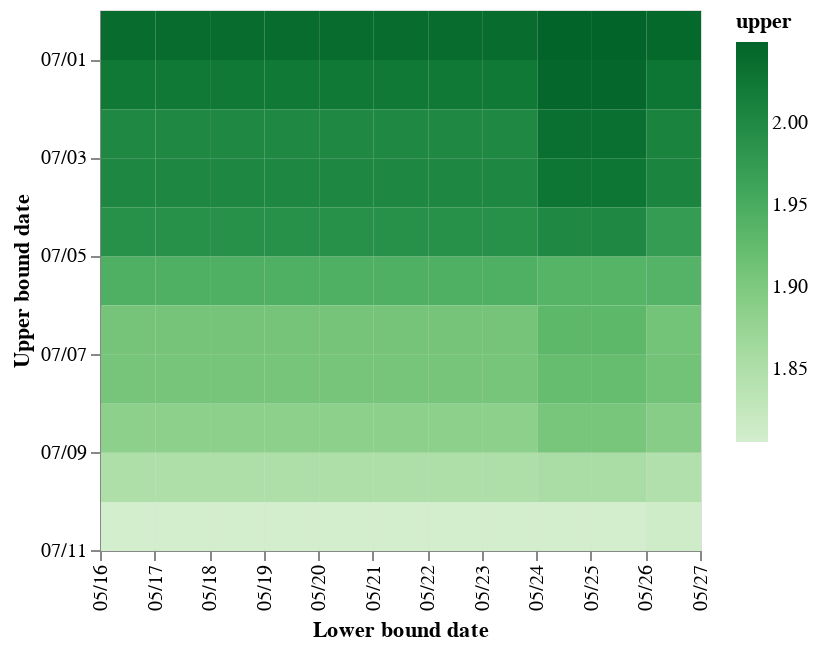

Notebook code for this chart:
### Code cell
heatmap = alt.Chart(Df_stats.loc[lambda d: d['var']=='R0', ['date_lower', 'date_upper', 'q97.5']].rename(columns={'q97.5':'upper'})).mark_rect().encode(
    x=alt.X('yearmonthdate(date_lower)', title="Lower bound date", axis=alt.Axis(format='%m/%d', labelAngle=-90)),
    y=alt.Y('yearmonthdate(date_upper)', title="Upper bound date", axis=alt.Axis(format='%m/%d', labelAngle=0), scale=alt.Scale(reverse=True)),
    color=alt.Color('upper:Q', scale=alt.Scale(scheme='greens', reverse=False), title="upper") #tealblues
)

Df_stats_ = Df_stats.loc[lambda d: d['var']=='R0', ['date_lower', 'date_upper', 'q97.5']]
print("Min upper:", Df_stats_['q97.5'].min())
print("Max upper:", Df_stats_['q97.5'].max())

chart = alt.layer(heatmap).properties(width=wd_, height=ht_)
save_chart(chart, f'../../figures/sensitivity-Re-upper.svg')
chart

### Figure 1 — Vega-Lite specification as saved in the notebook (floating-point values rounded to 4 significant figures)
{"config": {"view": {"continuousWidth": 300, "continuousHeight": 300}}, "layer": [{"mark": {"type": "rect"}, "encoding": {"color": {"field": "upper", "scale": {"reverse": false, "scheme": "greens"}, "title": "upper", "type": "quantitative"}, "x": {"axis": {"format": "%m/%d", "labelAngle": -90}, "field": "date_lower", "timeUnit": "yearmonthdate", "title": "Lower bound date", "type": "temporal"}, "y": {"axis": {"format": "%m/%d", "labelAngle": 0}, "field": "date_upper", "scale": {"reverse": true}, "timeUnit": "yearmonthdate", "title": "Upper bound date", "type": "temporal"}}}], "data": {"name": "data-462f70633cfc151ec483b951592c3c97"}, "height": 270, "width": 300, "$schema": "https://vega.github.io/schema/vega-lite/v5.14.1.json", "datasets": {"data-462f70633cfc151ec483b951592c3c97": [{"date_lower": "2023-05-24T00:00:00", "date_upper": "2023-06-30T00:00:00", "upper": 2.049}, {"date_lower": "2023-05-24T00:00:00", "date_upper": "2023-07-01T00:00:00", "upper": 2.045}, {"date_lower": "2023-05-24T00:00:00", "date_upper": "2023-07-02T00:00:00", "upper": 2.033}, {"date_lower": "2023-05-24T00:00:00", "date_upper": "2023-07-03T00:00:00", "upper": 2.026}, {"date_lower": "2023-05-24T00:00:00", "date_upper": "2023-07-04T00:00:00", "upper": 2.002}, {"date_lower": "2023-05-24T00:00:00", "date_upper": "2023-07-05T00:00:00", "upper": 1.937}, {"date_lower": "2023-05-24T00:00:00", "date_upper": "2023-07-06T00:00:00", "upper": 1.931}, {"date_lower": "2023-05-24T00:00:00", "date_upper": "2023-07-07T00:00:00", "upper": 1.922}, {"date_lower": "2023-05-24T00:00:00", "date_upper": "2023-07-08T00:00:00", "upper": 1.906}, {"date_lower": "2023-05-24T00:00:00", "date_upper": "2023-07-09T00:00:00", "upper": 1.855}, {"date_lower": "2023-05-24T00:00:00", "date_upper": "2023-07-10T00:00:00", "upper": 1.806}, {"date_lower": "2023-05-25T00:00:00", "date_upper": "2023-06-30T00:00:00", "upper": 2.049}, {"date_lower": "2023-05-25T00:00:00", "date_upper": "2023-07-01T00:00:00", "upper": 2.045}, {"date_lower": "2023-05-25T00:00:00", "date_upper": "2023-07-02T00:00:00", "upper": 2.033}, {"date_lower": "2023-05-25T00:00:00", "date_upper": "2023-07-03T00:00:00", "upper": 2.026}, {"date_lower": "2023-05-25T00:00:00", "date_upper": "2023-07-04T00:00:00", "upper": 2.002}, {"date_lower": "2023-05-25T00:00:00", "date_upper": "2023-07-05T00:00:00", "upper": 1.937}, {"date_lower": "2023-05-25T00:00:00", "date_upper": "2023-07-06T00:00:00", "upper": 1.931}, {"date_lower": "2023-05-25T00:00:00", "date_upper": "2023-07-07T00:00:00", "upper": 1.922}, {"date_lower": "2023-05-25T00:00:00", "date_upper": "2023-07-08T00:00:00", "upper": 1.906}, {"date_lower": "2023-05-25T00:00:00", "date_upper": "2023-07-09T00:00:00", "upper": 1.855}, {"date_lower": "2023-05-25T00:00:00", "date_upper": "2023-07-10T00:00:00", "upper": 1.806}, {"date_lower": "2023-05-26T00:00:00", "date_upper": "2023-06-30T00:00:00", "upper": 2.042}, {"date_lower": "2023-05-26T00:00:00", "date_upper": "2023-07-01T00:00:00", "upper": 2.026}, {"date_lower": "2023-05-26T00:00:00", "date_upper": "2023-07-02T00:00:00", "upper": 2.009}, {"date_lower": "2023-05-26T00:00:00", "date_upper": "2023-07-03T00:00:00", "upper": 2.007}, {"date_lower": "2023-05-26T00:00:00", "date_upper": "2023-07-04T00:00:00", "upper": 1.973}, {"date_lower": "2023-05-26T00:00:00", "date_upper": "2023-07-05T00:00:00", "upper": 1.938}, {"date_lower": "2023-05-26T00:00:00", "date_upper": "2023-07-06T00:00:00", "upper": 1.91}, {"date_lower": "2023-05-26T00:00:00", "date_upper": "2023-07-07T00:00:00", "upper": 1.912}, {"date_lower": "2023-05-26T00:00:00", "date_upper": "2023-07-08T00:00:00", "upper": 1.891}, {"date_lower": "2023-05-26T00:00:00", "date_upper": "2023-07-09T00:00:00", "upper": 1.847}, {"date_lower": "2023-05-26T00:00:00", "date_upper": "2023-07-10T00:00:00", "upper": 1.812}, {"date_lower": "2023-05-16T00:00:00", "date_upper": "2023-06-30T00:00:00", "upper": 2.039}, {"date_lower": "2023-05-16T00:00:00", "date_upper": "2023-07-01T00:00:00", "upper": 2.023}, {"date_lower": "2023-05-16T00:00:00", "date_upper": "2023-07-02T00:00:00", "upper": 2.002}, {"date_lower": "2023-05-16T00:00:00", "date_upper": "2023-07-03T00:00:00", "upper": 2.003}, {"date_lower": "2023-05-16T00:00:00", "date_upper": "2023-07-04T00:00:00", "upper": 1.989}, {"date_lower": "2023-05-16T00:00:00", "date_upper": "2023-07-05T00:00:00", "upper": 1.944}, {"date_lower": "2023-05-16T00:00:00", "date_upper": "2023-07-06T00:00:00", "upper": 1.908}, {"date_lower": "2023-05-16T00:00:00", "date_upper": "2023-07-07T00:00:00", "upper": 1.908}, {"date_lower": "2023-05-16T00:00:00", "date_upper": "2023-07-08T00:00:00", "upper": 1.886}, {"date_lower": "2023-05-16T00:00:00", "date_upper": "2023-07-09T00:00:00", "upper": 1.849}, {"date_lower": "2023-05-16T00:00:00", "date_upper": "2023-07-10T00:00:00", "upper": 1.806}, {"date_lower": "2023-05-17T00:00:00", "date_upper": "2023-06-30T00:00:00", "upper": 2.039}, {"date_lower": "2023-05-17T00:00:00", "date_upper": "2023-07-01T00:00:00", "upper": 2.023}, {"date_lower": "2023-05-17T00:00:00", "date_upper": "2023-07-02T00:00:00", "upper": 2.002}, {"date_lower": "2023-05-17T00:00:00", "date_upper": "2023-07-03T00:00:00", "upper": 2.003}, {"date_lower": "2023-05-17T00:00:00", "date_upper": "2023-07-04T00:00:00", "upper": 1.989}, {"date_lower": "2023-05-17T00:00:00", "date_upper": "2023-07-05T00:00:00", "upper": 1.944}, {"date_lower": "2023-05-17T00:00:00", "date_upper": "2023-07-06T00:00:00", "upper": 1.908}, {"date_lower": "2023-05-17T00:00:00", "date_upper": "2023-07-07T00:00:00", "upper": 1.908}, {"date_lower": "2023-05-17T00:00:00", "date_upper": "2023-07-08T00:00:00", "upper": 1.886}, {"date_lower": "2023-05-17T00:00:00", "date_upper": "2023-07-09T00:00:00", "upper": 1.849}, {"date_lower": "2023-05-17T00:00:00", "date_upper": "2023-07-10T00:00:00", "upper": 1.806}, {"date_lower": "2023-05-18T00:00:00", "date_upper": "2023-06-30T00:00:00", "upper": 2.039}, {"date_lower": "2023-05-18T00:00:00", "date_upper": "2023-07-01T00:00:00", "upper": 2.023}, {"date_lower": "2023-05-18T00:00:00", "date_upper": "2023-07-02T00:00:00", "upper": 2.002}, {"date_lower": "2023-05-18T00:00:00", "date_upper": "2023-07-03T00:00:00", "upper": 2.003}, {"date_lower": "2023-05-18T00:00:00", "date_upper": "2023-07-04T00:00:00", "upper": 1.989}, {"date_lower": "2023-05-18T00:00:00", "date_upper": "2023-07-05T00:00:00", "upper": 1.944}, {"date_lower": "2023-05-18T00:00:00", "date_upper": "2023-07-06T00:00:00", "upper": 1.908}, {"date_lower": "2023-05-18T00:00:00", "date_upper": "2023-07-07T00:00:00", "upper": 1.908}, {"date_lower": "2023-05-18T00:00:00", "date_upper": "2023-07-08T00:00:00", "upper": 1.886}, {"date_lower": "2023-05-18T00:00:00", "date_upper": "2023-07-09T00:00:00", "upper": 1.849}, {"date_lower": "2023-05-18T00:00:00", "date_upper": "2023-07-10T00:00:00", "upper": 1.806}, {"date_lower": "2023-05-19T00:00:00", "date_upper": "2023-06-30T00:00:00", "upper": 2.039}, {"date_lower": "2023-05-19T00:00:00", "date_upper": "2023-07-01T00:00:00", "upper": 2.023}, {"date_lower": "2023-05-19T00:00:00", "date_upper": "2023-07-02T00:00:00", "upper": 2.002}, {"date_lower": "2023-05-19T00:00:00", "date_upper": "2023-07-03T00:00:00", "upper": 2.003}, {"date_lower": "2023-05-19T00:00:00", "date_upper": "2023-07-04T00:00:00", "upper": 1.989}, {"date_lower": "2023-05-19T00:00:00", "date_upper": "2023-07-05T00:00:00", "upper": 1.944}, {"date_lower": "2023-05-19T00:00:00", "date_upper": "2023-07-06T00:00:00", "upper": 1.908}, {"date_lower": "2023-05-19T00:00:00", "date_upper": "2023-07-07T00:00:00", "upper": 1.908}, {"date_lower": "2023-05-19T00:00:00", "date_upper": "2023-07-08T00:00:00", "upper": 1.886}, {"date_lower": "2023-05-19T00:00:00", "date_upper": "2023-07-09T00:00:00", "upper": 1.849}, {"date_lower": "2023-05-19T00:00:00", "date_upper": "2023-07-10T00:00:00", "upper": 1.806}, {"date_lower": "2023-05-20T00:00:00", "date_upper": "2023-06-30T00:00:00", "upper": 2.039}, {"date_lower": "2023-05-20T00:00:00", "date_upper": "2023-07-01T00:00:00", "upper": 2.023}, {"date_lower": "2023-05-20T00:00:00", "date_upper": "2023-07-02T00:00:00", "upper": 2.002}, {"date_lower": "2023-05-20T00:00:00", "date_upper": "2023-07-03T00:00:00", "upper": 2.003}, {"date_lower": "2023-05-20T00:00:00", "date_upper": "2023-07-04T00:00:00", "upper": 1.989}, {"date_lower": "2023-05-20T00:00:00", "date_upper": "2023-07-05T00:00:00", "upper": 1.944}, {"date_lower": "2023-05-20T00:00:00", "date_upper": "2023-07-06T00:00:00", "upper": 1.908}, {"date_lower": "2023-05-20T00:00:00", "date_upper": "2023-07-07T00:00:00", "upper": 1.908}, {"date_lower": "2023-05-20T00:00:00", "date_upper": "2023-07-08T00:00:00", "upper": 1.886}, {"date_lower": "2023-05-20T00:00:00", "date_upper": "2023-07-09T00:00:00", "upper": 1.849}, {"date_lower": "2023-05-20T00:00:00", "date_upper": "2023-07-10T00:00:00", "upper": 1.806}, {"date_lower": "2023-05-21T00:00:00", "date_upper": "2023-06-30T00:00:00", "upper": 2.039}, {"date_lower": "2023-05-21T00:00:00", "date_upper": "2023-07-01T00:00:00", "upper": 2.023}, {"date_lower": "2023-05-21T00:00:00", "date_upper": "2023-07-02T00:00:00", "upper": 2.002}, {"date_lower": "2023-05-21T00:00:00", "date_upper": "2023-07-03T00:00:00", "upper": 2.003}, {"date_lower": "2023-05-21T00:00:00", "date_upper": "2023-07-04T00:00:00", "upper": 1.989}, {"date_lower": "2023-05-21T00:00:00", "date_upper": "2023-07-05T00:00:00", "upper": 1.944}, {"date_lower": "2023-05-21T00:00:00", "date_upper": "2023-07-06T00:00:00", "upper": 1.908}, {"date_lower": "2023-05-21T00:00:00", "date_upper": "2023-07-07T00:00:00", "upper": 1.908}, {"date_lower": "2023-05-21T00:00:00", "date_upper": "2023-07-08T00:00:00", "upper": 1.886}, {"date_lower": "2023-05-21T00:00:00", "date_upper": "2023-07-09T00:00:00", "upper": 1.849}, {"date_lower": "2023-05-21T00:00:00", "date_upper": "2023-07-10T00:00:00", "upper": 1.806}, {"date_lower": "2023-05-22T00:00:00", "date_upper": "2023-06-30T00:00:00", "upper": 2.039}, {"date_lower": "2023-05-22T00:00:00", "date_upper": "2023-07-01T00:00:00", "upper": 2.023}, {"date_lower": "2023-05-22T00:00:00", "date_upper": "2023-07-02T00:00:00", "upper": 2.002}, {"date_lower": "2023-05-22T00:00:00", "date_upper": "2023-07-03T00:00:00", "upper": 2.003}, {"date_lower": "2023-05-22T00:00:00", "date_upper": "2023-07-04T00:00:00", "upper": 1.989}, {"date_lower": "2023-05-22T00:00:00", "date_upper": "2023-07-05T00:00:00", "upper": 1.944}, {"date_lower": "2023-05-22T00:00:00", "date_upper": "2023-07-06T00:00:00", "upper": 1.908}, {"date_lower": "2023-05-22T00:00:00", "date_upper": "2023-07-07T00:00:00", "upper": 1.908}, {"date_lower": "2023-05-22T00:00:00", "date_upper": "2023-07-08T00:00:00", "upper": 1.886}, {"date_lower": "2023-05-22T00:00:00", "date_upper": "2023-07-09T00:00:00", "upper": 1.849}, {"date_lower": "2023-05-22T00:00:00", "date_upper": "2023-07-10T00:00:00", "upper": 1.806}, {"date_lower": "2023-05-23T00:00:00", "date_upper": "2023-06-30T00:00:00", "upper": 2.039}, {"date_lower": "2023-05-23T00:00:00", "date_upper": "2023-07-01T00:00:00", "upper": 2.023}, {"date_lower": "2023-05-23T00:00:00", "date_upper": "2023-07-02T00:00:00", "upper": 2.002}, {"date_lower": "2023-05-23T00:00:00", "date_upper": "2023-07-03T00:00:00", "upper": 2.003}, {"date_lower": "2023-05-23T00:00:00", "date_upper": "2023-07-04T00:00:00", "upper": 1.989}, {"date_lower": "2023-05-23T00:00:00", "date_upper": "2023-07-05T00:00:00", "upper": 1.944}, {"date_lower": "2023-05-23T00:00:00", "date_upper": "2023-07-06T00:00:00", "upper": 1.908}, {"date_lower": "2023-05-23T00:00:00", "date_upper": "2023-07-07T00:00:00", "upper": 1.908}, {"date_lower": "2023-05-23T00:00:00", "date_upper": "2023-07-08T00:00:00", "upper": 1.886}, {"date_lower": "2023-05-23T00:00:00", "date_upper": "2023-07-09T00:00:00", "upper": 1.849}, {"date_lower": "2023-05-23T00:00:00", "date_upper": "2023-07-10T00:00:00", "upper": 1.806}]}}
